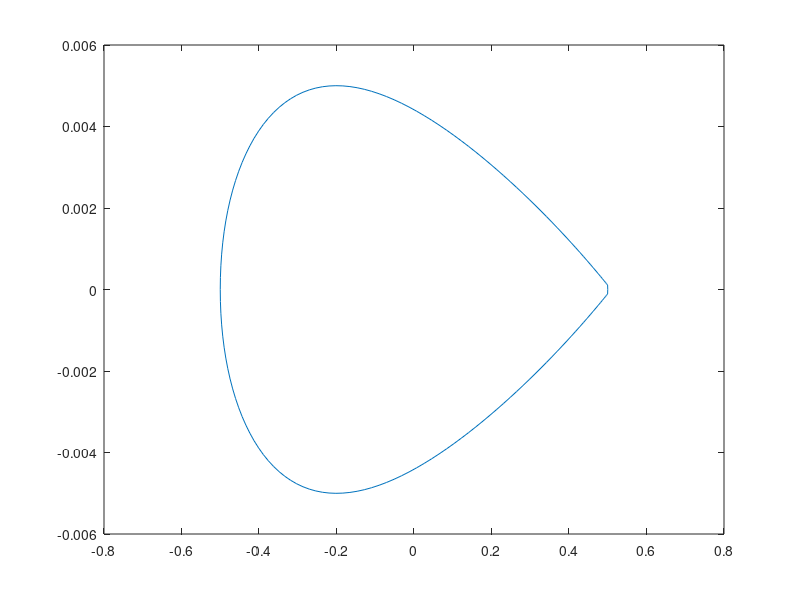
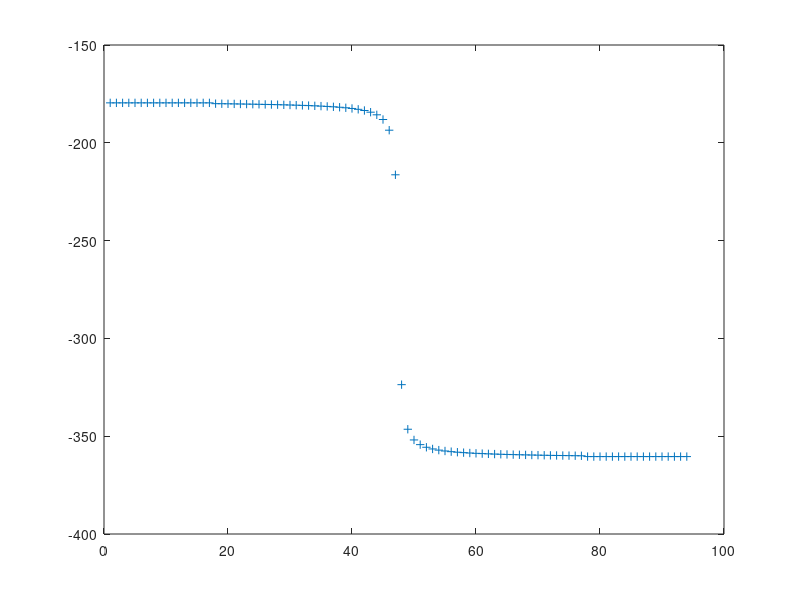
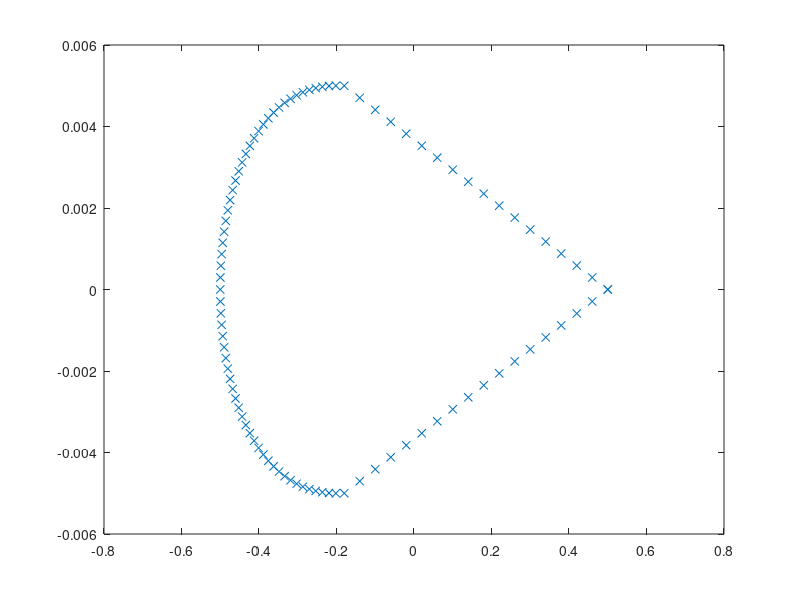

Source code (MATLAB) for these figures, in order:

% get airfoil points to build the cascade
%

% NACA 4 digit series for now 

t = .01;
m = .00;
p = .0;
% m = .11;
% p = .45;
chi = 0;

%vinf = 1;  % freestream velocity
%alp = 0*pi/180;   % freestream angle of attack


%chi = -20*pi/180;
%chi = -6*pi/180;
% 
% dx = .01;
% 
% xf = [0:dx:1*p];
% xa = [1*p+dx:dx:1];
% 
% x = [xf xa];

% this will work for symmetric airfoils 
% theven = [0 : .04 : pi];
% x = - cos(theven)/2 + .5;
% xf = 0;
% xa = x(2:end); 

%theta for break point  p = -cos(theven)/2 + .5

%dth = 0.04
xnums = 80;


thbreak = acos(-(p - .5)*2);

if thbreak == 0
    thbreak=1;
end


thfrac = thbreak/pi;
nbefore = round(xnums*thfrac);
nafter = xnums - nbefore;
dthbef = thbreak/(nbefore);
thf = [0 : dthbef : thbreak];
dthaft = (pi - thbreak)/(nafter);
tha = [thbreak + dthaft : dthaft : pi];
xf = -cos(thf)/2 + .5;
xa = -cos(tha)/2 + .5;
x = [xf xa];
numb = length(x);

yt = t/.2*(.2969*sqrt(x) - .126*x - .35160*x.^2 + .28430*x.^3 - .1015*x.^4);

if (m == 0) 
    ycf = 0*xf;
    yca = 0*xa;
    dycf = 0*xf;
    dyca = 0*xa;
else
    ycf = m/p^2 *(2*p*xf - xf.^2);
    yca = m/(1-p)^2*( (1-2*p) + 2*p*xa - xa.^2);


    dycf = m/p^2*(2*p-2*xf);
    dyca = m/(1-p)^2*(2*p - 2*xa);
end

yc = [ycf yca];
dyc = [dycf dyca];

thet = atan(dyc);

xu = x - yt.*sin(thet);
yu = yc + yt.*cos(thet);

xl = x + yt.*sin(thet);
yl = yc - yt.*cos(thet);

plot(xu,yu, xl,yl);
axis equal;

% Now put points from trailing edge around bottom and then around top back
% to trailing edge. 

xaf = [fliplr(xl) xu(2:end)] -.5 ;
yaf = [fliplr(yl) yu(2:end)];

%close trailing edge
yave = (yaf(end) - yaf(1))/2 + yaf(1);
yaf(end) = yave;
yaf(1) = yave;
xaf(end) = xaf(1);
% Add stagger if there is any


% put in the PG transform here ... (then the chi)
%yaf = yaf/beta;
%xaf = xaf/beta;

xaf2 = xaf*cos(chi) - yaf*sin(chi) ;
yaf2 = xaf*sin(chi) + yaf*cos(chi) ;

figure(1)
plot(xaf2,yaf2)
%axis equal;
 hold on;
% set spacing (based on chord = 1) and repeat to create cascade of foils


% h = 1;
% for j = 1:4
%     yafs(j,:) = yaf2 +(j -1)*h;
%     
%     plot(xaf2, (yafs(j,:)));
%    
% end
% 
% % Form the complex variable and do the transformation
% 
% z1 = xaf2 + 1i*yaf2;
% 
% z2 = tanh(pi * z1/h);
% xnew = real(z2);
% ynew = imag(z2);
% figure(2)
% plot(xnew,ynew,'+');
% axis equal
  

xnew = xaf2;
ynew = yaf2;

% set trailing edge point 
% slope2 = (ynew(3) - ynew(2))/(xnew(3) - xnew(2));
% slope3 = (ynew(end-1) - ynew(end-2))/(xnew(end-1) - xnew(end-2));
% xnew(1) = (-ynew(2) + ynew(end-1) + xnew(2)*slope2 - xnew(end-1)*slope3)/ ...
%    (slope2 - slope3);
% ynew(1) = slope2 * (xnew(1) - xnew(2)) + ynew(2);
% 
% xnew(end) = xnew(1);
% ynew(end) = ynew(1);
% % 
% % figure(20)
% plot(xnew,ynew,'--x');

spacing = xnew(52) - xnew(51); 

xnew  = [0.5:-0.04:-0.18 , xnew(52:110), -0.18:0.04:0.5];
ynew  = [0: -0.000294: -0.004998 , ynew(52:110), 0.004998:-0.000294:0,];


xtemp = xnew;
ytemp = ynew;



% xtemp = [ xnew(1) xnew(14) xnew(21) xnew(22:end-21) xnew(end-20) xnew(end-13) xnew(end) ] ;
% ytemp = [ ynew(1) ynew(14) ynew(21) ynew(22:end-21) ynew(end-20) ynew(end-13) ynew(end) ] ;
%this is a fudge here so that the asymp solver works - it needs airfoil
%going from 0 to 2 even after it is rotated (I think ) 
stretchfac = (max(xtemp)-min(xtemp))/1.0;
xnew = xtemp/stretchfac;
ynew = ytemp/stretchfac;


% ynew(1) = 0;
% ynew(end) = 0;
% xnew(1) = .505;
% xnew(end) = .505;
% Determine the panel angles used in Keuthe and Chow 

for j = 1: length(xtemp) -1;
    
        thetpan1(j) = atan2(ytemp(j+1) - ytemp(j), xtemp(j+1) - xtemp(j));
end;
thetpan = unwrap(thetpan1);
figure(3)
plot(thetpan*180/pi,'+')

% xnew and ynew and thetpan are the end points and panel angles.
% from this must get panel midpoints and lengths

xmid = xtemp(1:end-1)+ (xtemp(2:end) - xtemp(1:end-1))/2;
ymid = ytemp(1:end-1)+(ytemp(2:end) - ytemp(1:end-1))/2;

SJ = sqrt( ( xtemp(2:end) - xtemp(1:end-1) ).^2 + (ytemp(2:end)-ytemp(1:end-1)).^2);

clear xnew ynew 
xnew = xtemp;
ynew = ytemp;

fileID = fopen('NACA0001_mixed.dat','w');
for i = 1:length(xnew)
    fprintf(fileID,'%f %f\n',xnew(i),ynew(i));
end
fclose(fileID);

figure(100)
plot(xnew,ynew,'x')

